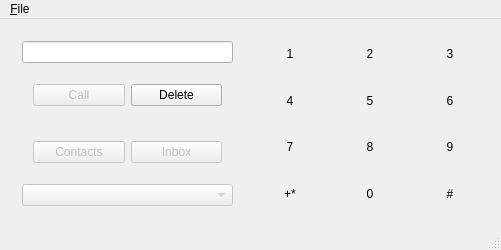
<?xml version="1.0" encoding="UTF-8"?>
<ui version="4.0">
 <class>MainWindow</class>
 <widget class="QMainWindow" name="MainWindow">
  <property name="geometry">
   <rect>
    <x>0</x>
    <y>0</y>
    <width>501</width>
    <height>250</height>
   </rect>
  </property>
  <property name="sizePolicy">
   <sizepolicy hsizetype="Fixed" vsizetype="Fixed">
    <horstretch>0</horstretch>
    <verstretch>0</verstretch>
   </sizepolicy>
  </property>
  <property name="windowTitle">
   <string>QGVDial</string>
  </property>
  <widget class="QWidget" name="centralWidget">
   <layout class="QHBoxLayout" name="horizontalLayout_2">
    <item>
     <layout class="QGridLayout" name="gridMain">
      <item row="0" column="1">
       <widget class="QWidget" name="wgtDialpad" native="true">
        <layout class="QGridLayout" name="gridLayout">
         <property name="sizeConstraint">
          <enum>QLayout::SetMaximumSize</enum>
         </property>
         <property name="margin">
          <number>0</number>
         </property>
         <property name="spacing">
          <number>0</number>
         </property>
         <item row="0" column="0">
          <widget class="DialDigitButton" name="btn1">
           <property name="sizePolicy">
            <sizepolicy hsizetype="Minimum" vsizetype="Minimum">
             <horstretch>0</horstretch>
             <verstretch>0</verstretch>
            </sizepolicy>
           </property>
           <property name="text">
            <string>1</string>
           </property>
           <property name="flat">
            <bool>true</bool>
           </property>
           <property name="strChars" stdset="0">
            <string>1</string>
           </property>
          </widget>
         </item>
         <item row="1" column="0">
          <widget class="DialDigitButton" name="btn4">
           <property name="sizePolicy">
            <sizepolicy hsizetype="Minimum" vsizetype="Minimum">
             <horstretch>0</horstretch>
             <verstretch>0</verstretch>
            </sizepolicy>
           </property>
           <property name="text">
            <string>4</string>
           </property>
           <property name="flat">
            <bool>true</bool>
           </property>
           <property name="strChars" stdset="0">
            <string>4</string>
           </property>
          </widget>
         </item>
         <item row="1" column="1">
          <widget class="DialDigitButton" name="btn5">
           <property name="sizePolicy">
            <sizepolicy hsizetype="Minimum" vsizetype="Minimum">
             <horstretch>0</horstretch>
             <verstretch>0</verstretch>
            </sizepolicy>
           </property>
           <property name="text">
            <string>5</string>
           </property>
           <property name="flat">
            <bool>true</bool>
           </property>
           <property name="strChars" stdset="0">
            <string>5</string>
           </property>
          </widget>
         </item>
         <item row="1" column="2">
          <widget class="DialDigitButton" name="btn6">
           <property name="sizePolicy">
            <sizepolicy hsizetype="Minimum" vsizetype="Minimum">
             <horstretch>0</horstretch>
             <verstretch>0</verstretch>
            </sizepolicy>
           </property>
           <property name="text">
            <string>6</string>
           </property>
           <property name="flat">
            <bool>true</bool>
           </property>
           <property name="strChars" stdset="0">
            <string>6</string>
           </property>
          </widget>
         </item>
         <item row="2" column="0">
          <widget class="DialDigitButton" name="btn7">
           <property name="sizePolicy">
            <sizepolicy hsizetype="Minimum" vsizetype="Minimum">
             <horstretch>0</horstretch>
             <verstretch>0</verstretch>
            </sizepolicy>
           </property>
           <property name="text">
            <string>7</string>
           </property>
           <property name="flat">
            <bool>true</bool>
           </property>
           <property name="strChars" stdset="0">
            <string>7</string>
           </property>
          </widget>
         </item>
         <item row="2" column="1">
          <widget class="DialDigitButton" name="btn8">
           <property name="sizePolicy">
            <sizepolicy hsizetype="Minimum" vsizetype="Minimum">
             <horstretch>0</horstretch>
             <verstretch>0</verstretch>
            </sizepolicy>
           </property>
           <property name="text">
            <string>8</string>
           </property>
           <property name="flat">
            <bool>true</bool>
           </property>
           <property name="strChars" stdset="0">
            <string>8</string>
           </property>
          </widget>
         </item>
         <item row="2" column="2">
          <widget class="DialDigitButton" name="btn9">
           <property name="sizePolicy">
            <sizepolicy hsizetype="Minimum" vsizetype="Minimum">
             <horstretch>0</horstretch>
             <verstretch>0</verstretch>
            </sizepolicy>
           </property>
           <property name="text">
            <string>9</string>
           </property>
           <property name="flat">
            <bool>true</bool>
           </property>
           <property name="strChars" stdset="0">
            <string>9</string>
           </property>
          </widget>
         </item>
         <item row="3" column="0">
          <widget class="DialDigitButton" name="btnStarPlus">
           <property name="sizePolicy">
            <sizepolicy hsizetype="Minimum" vsizetype="Minimum">
             <horstretch>0</horstretch>
             <verstretch>0</verstretch>
            </sizepolicy>
           </property>
           <property name="text">
            <string>+*</string>
           </property>
           <property name="flat">
            <bool>true</bool>
           </property>
           <property name="strChars" stdset="0">
            <string>+*</string>
           </property>
          </widget>
         </item>
         <item row="3" column="1">
          <widget class="DialDigitButton" name="btn0">
           <property name="sizePolicy">
            <sizepolicy hsizetype="Minimum" vsizetype="Minimum">
             <horstretch>0</horstretch>
             <verstretch>0</verstretch>
            </sizepolicy>
           </property>
           <property name="text">
            <string>0</string>
           </property>
           <property name="flat">
            <bool>true</bool>
           </property>
           <property name="strChars" stdset="0">
            <string>0</string>
           </property>
          </widget>
         </item>
         <item row="3" column="2">
          <widget class="DialDigitButton" name="btnHash">
           <property name="sizePolicy">
            <sizepolicy hsizetype="Minimum" vsizetype="Minimum">
             <horstretch>0</horstretch>
             <verstretch>0</verstretch>
            </sizepolicy>
           </property>
           <property name="text">
            <string>#</string>
           </property>
           <property name="flat">
            <bool>true</bool>
           </property>
           <property name="strChars" stdset="0">
            <string>#</string>
           </property>
          </widget>
         </item>
         <item row="0" column="1">
          <widget class="DialDigitButton" name="btn2">
           <property name="sizePolicy">
            <sizepolicy hsizetype="Minimum" vsizetype="Minimum">
             <horstretch>0</horstretch>
             <verstretch>0</verstretch>
            </sizepolicy>
           </property>
           <property name="text">
            <string>2</string>
           </property>
           <property name="flat">
            <bool>true</bool>
           </property>
           <property name="strChars" stdset="0">
            <string>2</string>
           </property>
          </widget>
         </item>
         <item row="0" column="2">
          <widget class="DialDigitButton" name="btn3">
           <property name="sizePolicy">
            <sizepolicy hsizetype="Minimum" vsizetype="Minimum">
             <horstretch>0</horstretch>
             <verstretch>0</verstretch>
            </sizepolicy>
           </property>
           <property name="text">
            <string>3</string>
           </property>
           <property name="iconSize">
            <size>
             <width>48</width>
             <height>32</height>
            </size>
           </property>
           <property name="flat">
            <bool>true</bool>
           </property>
           <property name="strChars" stdset="0">
            <string>3</string>
           </property>
          </widget>
         </item>
        </layout>
       </widget>
      </item>
      <item row="0" column="0">
       <widget class="QWidget" name="wgtDisplay" native="true">
        <layout class="QVBoxLayout" name="verticalLayout">
         <item>
          <widget class="QLineEdit" name="edNumber"/>
         </item>
         <item>
          <widget class="QWidget" name="widget_3" native="true">
           <layout class="QHBoxLayout" name="horizontalLayout">
            <item>
             <widget class="QPushButton" name="btnCall">
              <property name="enabled">
               <bool>false</bool>
              </property>
              <property name="text">
               <string>Call</string>
              </property>
             </widget>
            </item>
            <item>
             <widget class="DialDigitButton" name="btnDelete">
              <property name="enabled">
               <bool>true</bool>
              </property>
              <property name="text">
               <string>Delete</string>
              </property>
             </widget>
            </item>
           </layout>
          </widget>
         </item>
         <item>
          <widget class="QWidget" name="widget_4" native="true">
           <layout class="QHBoxLayout" name="horizontalLayout_3">
            <item>
             <widget class="QPushButton" name="btnContacts">
              <property name="enabled">
               <bool>false</bool>
              </property>
              <property name="text">
               <string>Contacts</string>
              </property>
             </widget>
            </item>
            <item>
             <widget class="QPushButton" name="btnHistory">
              <property name="enabled">
               <bool>false</bool>
              </property>
              <property name="text">
               <string>Inbox</string>
              </property>
             </widget>
            </item>
           </layout>
          </widget>
         </item>
         <item>
          <widget class="QComboBox" name="cbDialMethod">
           <property name="enabled">
            <bool>false</bool>
           </property>
          </widget>
         </item>
        </layout>
       </widget>
      </item>
     </layout>
    </item>
   </layout>
  </widget>
  <widget class="QMenuBar" name="menuBar">
   <property name="geometry">
    <rect>
     <x>0</x>
     <y>0</y>
     <width>501</width>
     <height>23</height>
    </rect>
   </property>
   <widget class="QMenu" name="menu_File">
    <property name="title">
     <string>&amp;File</string>
    </property>
    <addaction name="action_Login"/>
    <addaction name="actionE_xit"/>
   </widget>
   <addaction name="menu_File"/>
  </widget>
  <widget class="QStatusBar" name="statusBar"/>
  <action name="action_Login">
   <property name="text">
    <string>&amp;Login</string>
   </property>
   <property name="shortcut">
    <string>Alt+L</string>
   </property>
  </action>
  <action name="actionE_xit">
   <property name="text">
    <string>E&amp;xit</string>
   </property>
   <property name="shortcut">
    <string>Alt+X</string>
   </property>
  </action>
 </widget>
 <layoutdefault spacing="6" margin="11"/>
 <customwidgets>
  <customwidget>
   <class>DialDigitButton</class>
   <extends>QPushButton</extends>
   <header>DialDigitButton.h</header>
   <slots>
    <signal>charClicked(QChar)</signal>
    <signal>charDeleted()</signal>
   </slots>
  </customwidget>
 </customwidgets>
 <tabstops>
  <tabstop>edNumber</tabstop>
  <tabstop>btnCall</tabstop>
  <tabstop>btnDelete</tabstop>
  <tabstop>btnContacts</tabstop>
  <tabstop>btnHistory</tabstop>
  <tabstop>cbDialMethod</tabstop>
  <tabstop>btn1</tabstop>
  <tabstop>btn2</tabstop>
  <tabstop>btn3</tabstop>
  <tabstop>btn4</tabstop>
  <tabstop>btn5</tabstop>
  <tabstop>btn6</tabstop>
  <tabstop>btn7</tabstop>
  <tabstop>btn8</tabstop>
  <tabstop>btn9</tabstop>
  <tabstop>btnStarPlus</tabstop>
  <tabstop>btn0</tabstop>
  <tabstop>btnHash</tabstop>
 </tabstops>
 <resources/>
 <connections>
  <connection>
   <sender>btn0</sender>
   <signal>charClicked(QChar)</signal>
   <receiver>MainWindow</receiver>
   <slot>charClicked(QChar)</slot>
   <hints>
    <hint type="sourcelabel">
     <x>410</x>
     <y>256</y>
    </hint>
    <hint type="destinationlabel">
     <x>399</x>
     <y>239</y>
    </hint>
   </hints>
  </connection>
  <connection>
   <sender>btn0</sender>
   <signal>charDeleted()</signal>
   <receiver>MainWindow</receiver>
   <slot>charDeleted()</slot>
   <hints>
    <hint type="sourcelabel">
     <x>410</x>
     <y>256</y>
    </hint>
    <hint type="destinationlabel">
     <x>399</x>
     <y>239</y>
    </hint>
   </hints>
  </connection>
  <connection>
   <sender>btn1</sender>
   <signal>charClicked(QChar)</signal>
   <receiver>MainWindow</receiver>
   <slot>charClicked(QChar)</slot>
   <hints>
    <hint type="sourcelabel">
     <x>340</x>
     <y>136</y>
    </hint>
    <hint type="destinationlabel">
     <x>399</x>
     <y>239</y>
    </hint>
   </hints>
  </connection>
  <connection>
   <sender>btn1</sender>
   <signal>charDeleted()</signal>
   <receiver>MainWindow</receiver>
   <slot>charDeleted()</slot>
   <hints>
    <hint type="sourcelabel">
     <x>340</x>
     <y>136</y>
    </hint>
    <hint type="destinationlabel">
     <x>399</x>
     <y>239</y>
    </hint>
   </hints>
  </connection>
  <connection>
   <sender>btn2</sender>
   <signal>charClicked(QChar)</signal>
   <receiver>MainWindow</receiver>
   <slot>charClicked(QChar)</slot>
   <hints>
    <hint type="sourcelabel">
     <x>410</x>
     <y>136</y>
    </hint>
    <hint type="destinationlabel">
     <x>399</x>
     <y>239</y>
    </hint>
   </hints>
  </connection>
  <connection>
   <sender>btn2</sender>
   <signal>charDeleted()</signal>
   <receiver>MainWindow</receiver>
   <slot>charDeleted()</slot>
   <hints>
    <hint type="sourcelabel">
     <x>410</x>
     <y>136</y>
    </hint>
    <hint type="destinationlabel">
     <x>399</x>
     <y>239</y>
    </hint>
   </hints>
  </connection>
  <connection>
   <sender>btn3</sender>
   <signal>charClicked(QChar)</signal>
   <receiver>MainWindow</receiver>
   <slot>charClicked(QChar)</slot>
   <hints>
    <hint type="sourcelabel">
     <x>480</x>
     <y>136</y>
    </hint>
    <hint type="destinationlabel">
     <x>399</x>
     <y>239</y>
    </hint>
   </hints>
  </connection>
  <connection>
   <sender>btn3</sender>
   <signal>charDeleted()</signal>
   <receiver>MainWindow</receiver>
   <slot>charDeleted()</slot>
   <hints>
    <hint type="sourcelabel">
     <x>480</x>
     <y>136</y>
    </hint>
    <hint type="destinationlabel">
     <x>399</x>
     <y>239</y>
    </hint>
   </hints>
  </connection>
  <connection>
   <sender>btn4</sender>
   <signal>charClicked(QChar)</signal>
   <receiver>MainWindow</receiver>
   <slot>charClicked(QChar)</slot>
   <hints>
    <hint type="sourcelabel">
     <x>340</x>
     <y>176</y>
    </hint>
    <hint type="destinationlabel">
     <x>399</x>
     <y>239</y>
    </hint>
   </hints>
  </connection>
  <connection>
   <sender>btn4</sender>
   <signal>charDeleted()</signal>
   <receiver>MainWindow</receiver>
   <slot>charDeleted()</slot>
   <hints>
    <hint type="sourcelabel">
     <x>340</x>
     <y>176</y>
    </hint>
    <hint type="destinationlabel">
     <x>399</x>
     <y>239</y>
    </hint>
   </hints>
  </connection>
  <connection>
   <sender>btn5</sender>
   <signal>charClicked(QChar)</signal>
   <receiver>MainWindow</receiver>
   <slot>charClicked(QChar)</slot>
   <hints>
    <hint type="sourcelabel">
     <x>410</x>
     <y>176</y>
    </hint>
    <hint type="destinationlabel">
     <x>399</x>
     <y>239</y>
    </hint>
   </hints>
  </connection>
  <connection>
   <sender>btn5</sender>
   <signal>charDeleted()</signal>
   <receiver>MainWindow</receiver>
   <slot>charDeleted()</slot>
   <hints>
    <hint type="sourcelabel">
     <x>410</x>
     <y>176</y>
    </hint>
    <hint type="destinationlabel">
     <x>399</x>
     <y>239</y>
    </hint>
   </hints>
  </connection>
  <connection>
   <sender>btn6</sender>
   <signal>charClicked(QChar)</signal>
   <receiver>MainWindow</receiver>
   <slot>charClicked(QChar)</slot>
   <hints>
    <hint type="sourcelabel">
     <x>480</x>
     <y>176</y>
    </hint>
    <hint type="destinationlabel">
     <x>399</x>
     <y>239</y>
    </hint>
   </hints>
  </connection>
  <connection>
   <sender>btn6</sender>
   <signal>charDeleted()</signal>
   <receiver>MainWindow</receiver>
   <slot>charDeleted()</slot>
   <hints>
    <hint type="sourcelabel">
     <x>480</x>
     <y>176</y>
    </hint>
    <hint type="destinationlabel">
     <x>399</x>
     <y>239</y>
    </hint>
   </hints>
  </connection>
  <connection>
   <sender>btn7</sender>
   <signal>charClicked(QChar)</signal>
   <receiver>MainWindow</receiver>
   <slot>charClicked(QChar)</slot>
   <hints>
    <hint type="sourcelabel">
     <x>340</x>
     <y>216</y>
    </hint>
    <hint type="destinationlabel">
     <x>399</x>
     <y>239</y>
    </hint>
   </hints>
  </connection>
  <connection>
   <sender>btn7</sender>
   <signal>charDeleted()</signal>
   <receiver>MainWindow</receiver>
   <slot>charDeleted()</slot>
   <hints>
    <hint type="sourcelabel">
     <x>340</x>
     <y>216</y>
    </hint>
    <hint type="destinationlabel">
     <x>399</x>
     <y>239</y>
    </hint>
   </hints>
  </connection>
  <connection>
   <sender>btn8</sender>
   <signal>charClicked(QChar)</signal>
   <receiver>MainWindow</receiver>
   <slot>charClicked(QChar)</slot>
   <hints>
    <hint type="sourcelabel">
     <x>410</x>
     <y>216</y>
    </hint>
    <hint type="destinationlabel">
     <x>399</x>
     <y>239</y>
    </hint>
   </hints>
  </connection>
  <connection>
   <sender>btn8</sender>
   <signal>charDeleted()</signal>
   <receiver>MainWindow</receiver>
   <slot>charDeleted()</slot>
   <hints>
    <hint type="sourcelabel">
     <x>410</x>
     <y>216</y>
    </hint>
    <hint type="destinationlabel">
     <x>399</x>
     <y>239</y>
    </hint>
   </hints>
  </connection>
  <connection>
   <sender>btn9</sender>
   <signal>charClicked(QChar)</signal>
   <receiver>MainWindow</receiver>
   <slot>charClicked(QChar)</slot>
   <hints>
    <hint type="sourcelabel">
     <x>480</x>
     <y>216</y>
    </hint>
    <hint type="destinationlabel">
     <x>399</x>
     <y>239</y>
    </hint>
   </hints>
  </connection>
  <connection>
   <sender>btn9</sender>
   <signal>charDeleted()</signal>
   <receiver>MainWindow</receiver>
   <slot>charDeleted()</slot>
   <hints>
    <hint type="sourcelabel">
     <x>480</x>
     <y>216</y>
    </hint>
    <hint type="destinationlabel">
     <x>399</x>
     <y>239</y>
    </hint>
   </hints>
  </connection>
  <connection>
   <sender>btnStarPlus</sender>
   <signal>charClicked(QChar)</signal>
   <receiver>MainWindow</receiver>
   <slot>charClicked(QChar)</slot>
   <hints>
    <hint type="sourcelabel">
     <x>340</x>
     <y>256</y>
    </hint>
    <hint type="destinationlabel">
     <x>399</x>
     <y>239</y>
    </hint>
   </hints>
  </connection>
  <connection>
   <sender>btnStarPlus</sender>
   <signal>charDeleted()</signal>
   <receiver>MainWindow</receiver>
   <slot>charDeleted()</slot>
   <hints>
    <hint type="sourcelabel">
     <x>340</x>
     <y>256</y>
    </hint>
    <hint type="destinationlabel">
     <x>399</x>
     <y>239</y>
    </hint>
   </hints>
  </connection>
  <connection>
   <sender>btnHash</sender>
   <signal>charClicked(QChar)</signal>
   <receiver>MainWindow</receiver>
   <slot>charClicked(QChar)</slot>
   <hints>
    <hint type="sourcelabel">
     <x>480</x>
     <y>256</y>
    </hint>
    <hint type="destinationlabel">
     <x>399</x>
     <y>239</y>
    </hint>
   </hints>
  </connection>
  <connection>
   <sender>btnHash</sender>
   <signal>charDeleted()</signal>
   <receiver>MainWindow</receiver>
   <slot>charDeleted()</slot>
   <hints>
    <hint type="sourcelabel">
     <x>480</x>
     <y>256</y>
    </hint>
    <hint type="destinationlabel">
     <x>399</x>
     <y>239</y>
    </hint>
   </hints>
  </connection>
  <connection>
   <sender>btnDelete</sender>
   <signal>charDeleted()</signal>
   <receiver>MainWindow</receiver>
   <slot>charDeleted()</slot>
   <hints>
    <hint type="sourcelabel">
     <x>251</x>
     <y>172</y>
    </hint>
    <hint type="destinationlabel">
     <x>399</x>
     <y>239</y>
    </hint>
   </hints>
  </connection>
 </connections>
 <slots>
  <slot>charDeleted()</slot>
  <slot>charClicked(QChar)</slot>
 </slots>
</ui>
